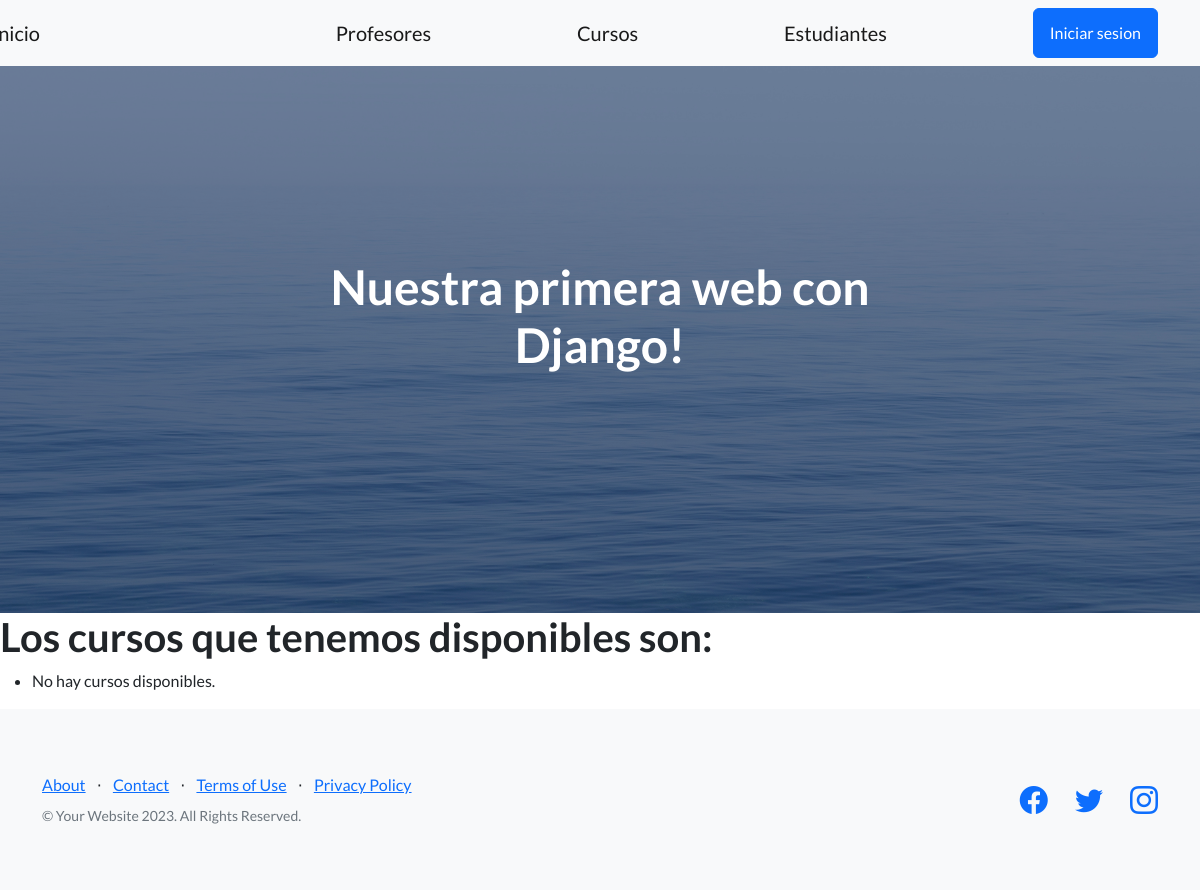
/app-coder/lista-cursos/, run on an earlier commit of the app's database.
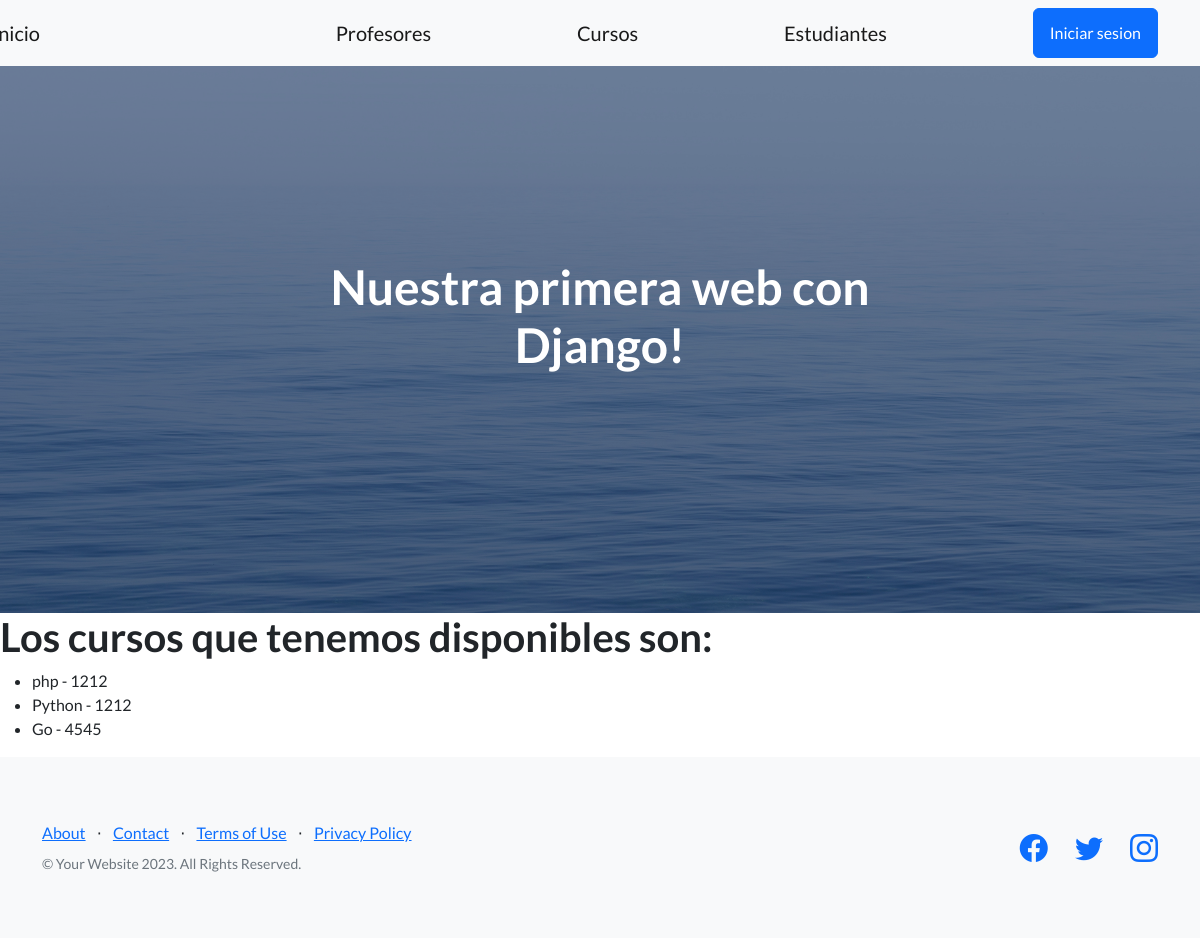
And on a later commit of the database.
### app_coder/models.py (models this page shows)
class Curso(models.Model):
    nombre = models.CharField(max_length=50)
    camada = models.IntegerField()
    def __str__(self):
        return f'{self.nombre} - {self.camada}'
    class Meta():
       verbose_name = 'Course'
       verbose_name_plural = 'My courses...'
       ordering = ('-nombre', 'camada')

### app_coder/views.py (the view)
# urls.py: path('lista-cursos/', lista_cursos),
def lista_cursos(req):
    lista = Curso.objects.all()
    print("Cursos encontrados: ", lista)
    return render(req, "cursos.html", {"lista_cursos": lista})

### app_coder/templates/cursos.html
{% extends 'padre.html' %}
{% block contenidoQueCambia %}
    <h1>Los cursos que tenemos disponibles son:</h1>
    <ul>
        {% if lista_cursos %}
            {% for curso in lista_cursos %}
                <li>{{ curso.nombre }} - {{ curso.camada }}</li>
            {% endfor %}
        {% else %}
            <li>No hay cursos disponibles.</li>
        {% endif %}
    </ul>
{% endblock contenidoQueCambia %}

What changed in the data, as far as the page shows it:
added Curso: nombre "php", camada "1212"
added Curso: nombre "Python", camada "1212"
added Curso: nombre "Go", camada "4545"
Also different on the page:
text no longer shown: "No hay cursos disponibles."
